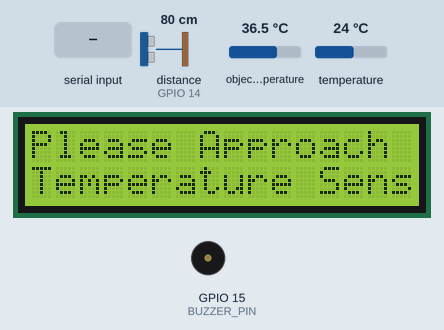
Bench run of a sketch on a simulated ESP32. Parts: 16×2 character LCD, buzzer (waves = sounding). Wiring (inferred from the names in the program): ultrasonic range finder: trigger GPIO 12; echo GPIO 14. Inputs (shaded band) come from the test bench; at power-on: distance to the obstacle (sensor on GPIO 14) 80 cm, object temperature 36.5 °C, temperature 24 °C. The echo pulse lasts 58.3 µs per cm; what the sketch prints to the serial monitor is not drawn.

Above: at 3.9 s.
4.0 s: "LCD_TEST\n" received over Serial
At 9.0 s:
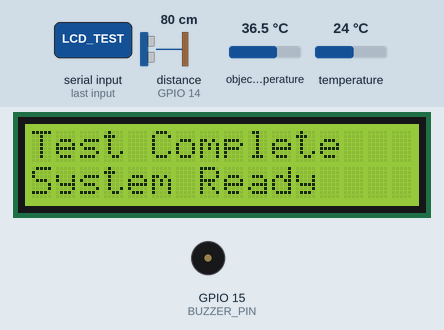
9.1 s: distance to the obstacle (sensor on GPIO 14) set to 28 cm
12.1 s: distance to the obstacle (sensor on GPIO 14) set to 23 cm
At 12.7 s:
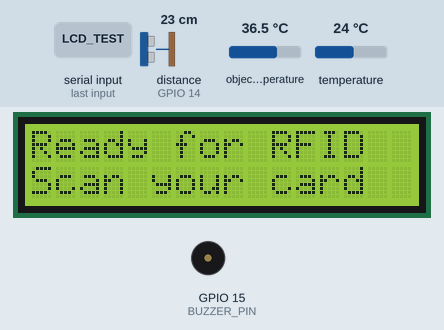
13.6 s: "BUZZER_TEST\n" received over Serial
At 14.1 s:
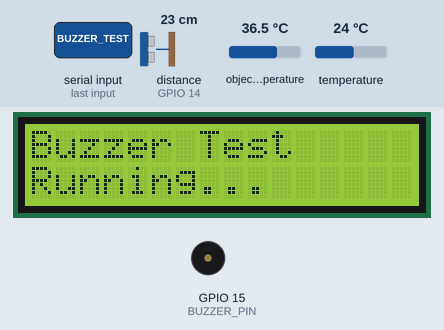
16.6 s: "CALIBRATE\n" received over Serial
At 17.1 s:
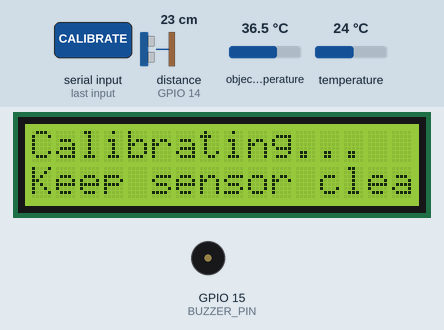
19.6 s: "FEVER_ALERT\n" received over Serial
At 21.3 s:
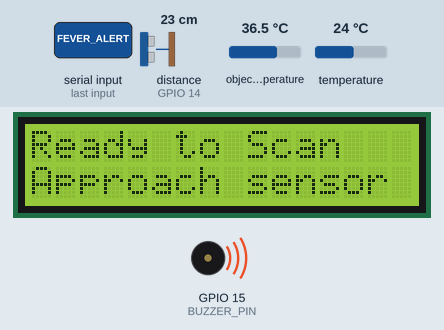
Timing chart, 0 to 23.5 s (numbered marks = the images above; inputs shaded):
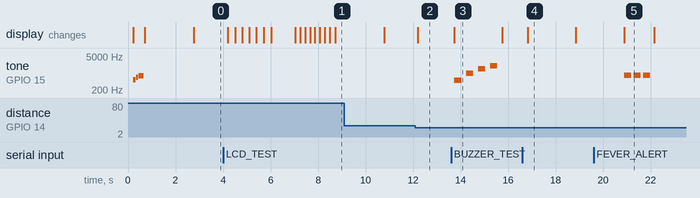

The sketch:

ESP32_CODE.ino
```cpp
#include <Wire.h>
#include <Adafruit_MLX90614.h>
#include <MFRC522.h>
#include <LiquidCrystal_I2C.h>
#include <ArduinoJson.h>

// Pin definitions
#define BUZZER_PIN 15
#define TRIG_PIN 12
#define ECHO_PIN 14
#define SS_PIN 5
#define RST_PIN 4

// Device objects
Adafruit_MLX90614 mlx = Adafruit_MLX90614();
MFRC522 mfrc522(SS_PIN, RST_PIN);
LiquidCrystal_I2C lcd(0x27, 16, 2);

// Variables
unsigned long lastScanTime = 0;
const unsigned long SCAN_DELAY = 3000;
bool objectDetected = false;
float feverThreshold = 37.5;
float tempOffset = 0.0; // Calibration offset

void setup() {
  Serial.begin(115200);

  // Initialize hardware
  initializePins();
  initializeI2C();
  initializeRFID();
  initializeLCD();

  Serial.println("AttemptDance System Ready");
  Serial.println("JSON:{\"status\":\"ready\",\"threshold\":37.5}");

  playWelcomeTone();
  showWelcomeScreen();
}

void initializePins() {
  pinMode(BUZZER_PIN, OUTPUT);
  pinMode(TRIG_PIN, OUTPUT);
  pinMode(ECHO_PIN, INPUT);
  digitalWrite(BUZZER_PIN, LOW); // Ensure buzzer is off initially
}

void initializeI2C() {
  Wire.begin();

  // Initialize MLX90614 with retry
  int attempts = 0;
  while (!mlx.begin() && attempts < 3) {
    Serial.println("MLX90614 init failed, retrying...");
    delay(1000);
    attempts++;
  }

  if (attempts == 3) {
    Serial.println("ERROR: MLX90614 not found!");
    lcdPrint("Temp Sensor", "NOT FOUND!");
    while(1);
  }
}

void initializeRFID() {
  SPI.begin();
  mfrc522.PCD_Init();
  delay(100);

  // Check RFID module
  byte v = mfrc522.PCD_ReadRegister(mfrc522.VersionReg);
  if (v == 0x00 || v == 0xFF) {
    Serial.println("ERROR: RFID module not found!");
    lcdPrint("RFID Module", "NOT FOUND!");
  } else {
    Serial.println("RFID module found and initialized");
  }
}

void initializeLCD() {
  lcd.begin();
  lcd.backlight();
  Serial.println("LCD initialized");
}

void loop() {
  checkUltrasonic();
  checkSerialCommands();

  if (objectDetected) {
    showReadyForRFID();

    if (mfrc522.PICC_IsNewCardPresent() && mfrc522.PICC_ReadCardSerial()) {
      processRFIDScan();
    }
  } else {
    showApproachMessage();
  }

  mfrc522.PICC_HaltA();
  delay(200);
}

void checkUltrasonic() {
  digitalWrite(TRIG_PIN, LOW);
  delayMicroseconds(2);
  digitalWrite(TRIG_PIN, HIGH);
  delayMicroseconds(10);
  digitalWrite(TRIG_PIN, LOW);

  long duration = pulseIn(ECHO_PIN, HIGH);
  float distance = duration * 0.034 / 2;

  bool previousState = objectDetected;
  objectDetected = (distance > 0 && distance < 25);

  if (objectDetected && !previousState) {
    Serial.println("OBJECT_DETECTED");
  }
}

void processRFIDScan() {
  if (millis() - lastScanTime < SCAN_DELAY) {
    lcdPrint("Please wait...", "Scan too soon");
    playErrorBeep();
    return;
  }

  String rfidUID = readRFIDUID();
  float objectTemp = mlx.readObjectTempC() + tempOffset;
  float ambientTemp = mlx.readAmbientTempC();

  // Validate temperature reading
  if (objectTemp < 20.0 || objectTemp > 45.0) {
    lcdPrint("Temp Error", "Rescan needed");
    playErrorBeep();
    return;
  }

  updateDisplay(objectTemp);
  sendSerialData(rfidUID, objectTemp, ambientTemp);
  playResultSound(objectTemp);

  lastScanTime = millis();
}

String readRFIDUID() {
  String uid = "";
  for (byte i = 0; i < mfrc522.uid.size; i++) {
    uid += String(mfrc522.uid.uidByte[i] < 0x10 ? "0" : "");
    uid += String(mfrc522.uid.uidByte[i], HEX);
  }
  uid.toUpperCase();
  return uid;
}

void updateDisplay(float temperature) {
  lcd.clear();
  lcd.setCursor(0, 0);
  lcd.print("Temp: ");
  lcd.print(temperature, 1);
  lcd.print("C");

  lcd.setCursor(0, 1);
  if (temperature >= feverThreshold) {
    lcd.print("FEVER! ACCESS DENY");
  } else {
    lcd.print("NORMAL - WELCOME");
  }
}

void sendSerialData(String rfid, float temp, float ambient) {
  StaticJsonDocument<256> doc;
  doc["rfid"] = rfid;
  doc["temperature"] = temp;
  doc["ambient"] = ambient;
  doc["timestamp"] = millis();
  doc["fever_threshold"] = feverThreshold;
  doc["status"] = (temp >= feverThreshold) ? "fever" : "normal";

  String jsonString;
  serializeJson(doc, jsonString);
  Serial.println(jsonString);
}

void checkSerialCommands() {
  while (Serial.available()) {
    String command = Serial.readStringUntil('\n');
    command.trim();

    Serial.print("DEBUG: Received command: ");
    Serial.println(command);

    if (command == "BUZZER_TEST") {
      Serial.println("DEBUG: Executing BUZZER_TEST");
      buzzerTest();
    } else if (command == "LCD_TEST") {
      Serial.println("DEBUG: Executing LCD_TEST");
      lcdTest();
    } else if (command == "FEVER_ALERT") {
      Serial.println("DEBUG: Executing FEVER_ALERT");
      playFeverAlert();
    } else if (command == "SUCCESS_BEEP") {
      Serial.println("DEBUG: Executing SUCCESS_BEEP");
      playSuccessBeep();
    } else if (command == "CALIBRATE") {
      Serial.println("DEBUG: Executing CALIBRATE");
      calibrateSensor();
    } else if (command.startsWith("THRESHOLD:")) {
      Serial.println("DEBUG: Executing THRESHOLD update");
      setThreshold(command.substring(10));
    } else {
      Serial.println("DEBUG: Unknown command");
    }
  }
}

void setThreshold(String thresholdStr) {
  float newThreshold = thresholdStr.toFloat();
  if (newThreshold >= 35.0 && newThreshold <= 42.0) {
    feverThreshold = newThreshold;
    Serial.print("THRESHOLD_UPDATED:");
    Serial.println(feverThreshold);

    lcdPrint("Threshold Updated", String(feverThreshold) + "C");
    delay(2000);
    showReadyScreen();
  }
}

void calibrateSensor() {
  lcdPrint("Calibrating...", "Keep sensor clear");
  delay(2000);

  float ambient = mlx.readAmbientTempC();
  float object = mlx.readObjectTempC();

  // If object temp is close to ambient, assume no object
  if (abs(object - ambient) < 2.0) {
    tempOffset = 0.0; // Reset offset
    lcdPrint("Calibration", "Complete - Reset");
  } else {
    lcdPrint("Calibration", "Failed - Object");
  }

  Serial.print("CALIBRATION: ambient=");
  Serial.print(ambient);
  Serial.print(", object=");
  Serial.println(object);

  delay(2000);
  showReadyScreen();
}

// SOUND FUNCTIONS - IMPROVED
void playResultSound(float temperature) {
  Serial.print("DEBUG: Playing result sound for temp: ");
  Serial.println(temperature);
  if (temperature >= feverThreshold) {
    playFeverAlert();
  } else {
    playSuccessBeep();
  }
}

void playSuccessBeep() {
  Serial.println("DEBUG: Playing success beep");
  tone(BUZZER_PIN, 1000, 200);
  delay(300); // Wait for tone to finish
  noTone(BUZZER_PIN);
}

void playFeverAlert() {
  Serial.println("DEBUG: Playing fever alert");
  for (int i = 0; i < 3; i++) {
    tone(BUZZER_PIN, 800, 300);
    delay(400);
    noTone(BUZZER_PIN);
  }
}

void playErrorBeep() {
  Serial.println("DEBUG: Playing error beep");
  tone(BUZZER_PIN, 400, 500);
  delay(600);
  noTone(BUZZER_PIN);
}

void playWelcomeTone() {
  Serial.println("DEBUG: Playing welcome tone");
  tone(BUZZER_PIN, 523, 100); // C5
  delay(120);
  noTone(BUZZER_PIN);
  tone(BUZZER_PIN, 659, 100); // E5
  delay(120);
  noTone(BUZZER_PIN);
  tone(BUZZER_PIN, 784, 200); // G5
  delay(220);
  noTone(BUZZER_PIN);
}

void buzzerTest() {
  Serial.println("DEBUG: Starting buzzer test");
  lcdPrint("Buzzer Test", "Running...");

  // Test different frequencies
  int frequencies[] = {500, 1000, 1500, 2000};
  for (int i = 0; i < 4; i++) {
    Serial.print("DEBUG: Playing frequency: ");
    Serial.println(frequencies[i]);
    tone(BUZZER_PIN, frequencies[i], 300);
    delay(500);
    noTone(BUZZER_PIN);
  }

  noTone(BUZZER_PIN); // Ensure buzzer is off
  lcdPrint("Buzzer Test", "Complete!");
  Serial.println("BUZZER_TEST_COMPLETE");
  delay(1000);
  showReadyScreen();
}

// LCD FUNCTIONS
void lcdPrint(String line1, String line2) {
  lcd.clear();
  lcd.setCursor(0, 0);
  lcd.print(line1);
  lcd.setCursor(0, 1);
  lcd.print(line2);
}

void showWelcomeScreen() {
  lcdPrint("AttemptDance", "System Ready");
  delay(2000);
  showReadyScreen();
}

void showReadyScreen() {
  lcdPrint("Ready to Scan", "Approach sensor");
}

void showApproachMessage() {
  lcdPrint("Please Approach", "Temperature Sensor");
}

void showReadyForRFID() {
  lcdPrint("Ready for RFID", "Scan your card");
}

void lcdTest() {
  lcdPrint("LCD Test", "Backlight Test");

  for (int i = 0; i < 3; i++) {
    lcd.noBacklight();
    delay(300);
    lcd.backlight();
    delay(300);
  }

  lcdPrint("LCD Test", "Character Test");
  delay(1000);

  lcd.clear();
  for (int i = 0; i < 16; i++) {
    lcd.setCursor(i, 0);
    lcd.write('*');
    lcd.setCursor(i, 1);
    lcd.write('*');
    delay(100);
  }

  lcdPrint("Test Complete", "System Ready");
  Serial.println("LCD_TEST_COMPLETE");
  delay(2000);
  showReadyScreen();
}
```

Measured:
- the behaviour switches between 26 and 25 cm on distance to the obstacle (sensor on GPIO 14) (found by bisection; images 1 and 2)
- after the input at 4.0 s, the display: first changes after 0.20 s (image 1 shows a later state)
- after the input at 12.1 s, the display: changes after 0.10 s (image 2)
- after the input at 13.6 s, tone on GPIO 15 (BUZZER_PIN): plays 500 Hz for 0.30 s, 1000 Hz for 0.30 s, 1500 Hz for 0.30 s, 2000 Hz for 0.30 s, starting after 0.14 s; the display: changes after 0.14 s (image 3)
- after the input at 16.6 s, the display: changes after 0.22 s (image 4)
- after the input at 19.6 s, tone on GPIO 15 (BUZZER_PIN): alternates 800 Hz for 0.30 s and silent for 0.10 s, 6 changes in all, then stays silent, starting after 1.3 s; the display: changes after 1.3 s (image 5)
- what the display in image 3 shows lasts 2.1 s, from 13.7 s to 15.8 s
